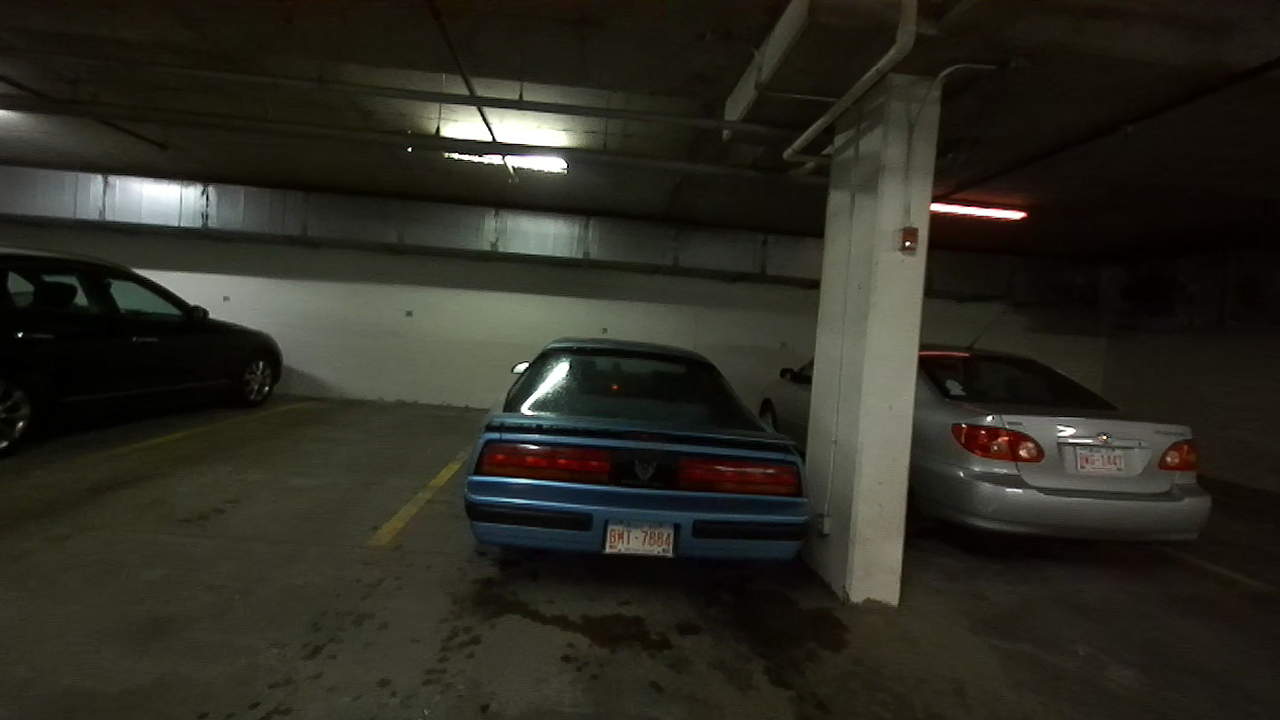
#> input picture left000862.png, 1280 x 720 px
$ python colormap_test.py
#> lines starting #> are read from the running program, lines starting #| are printed output that depends on the picture
import numpy as np
import matplotlib.pyplot as plt
import matplotlib.colors as mcolors

#2D Gaussian function
def twoD_Gaussian(x, y, xo, yo, sigma_x, sigma_y):
    a = 1./(2*sigma_x**2) + 1./(2*sigma_y**2)
    c = 1./(2*sigma_x**2) + 1./(2*sigma_y**2)
    g = np.exp( - (a*((x-xo)**2) + c*((y-yo)**2)))
    return g.ravel()


def transparent_cmap(cmap, N=255):
    "Copy colormap and set alpha values"

    mycmap = cmap
    mycmap._init()
    mycmap._lut[:,-1] = np.linspace(0, 0.8, N+4)
    return mycmap


#Use base cmap to create transparent
mycmap = transparent_cmap(plt.cm.Reds)


# Import image and get x and y extents
I = plt.imread('left000862.png')
#> I is the input picture: shape (720, 1280, 4) float32; mean R, G, B, A 0.169, 0.165, 0.13, 1
p = np.asarray(I).astype('float')
dimensions = I.shape
#> dimensions = (720, 1280, 4)
h = dimensions[0]
#> h = 720
w = dimensions[1]
#> w = 1280
y, x = np.mgrid[0:h, 0:w]

#Plot image and overlay colormap
fig, ax = plt.subplots(1, 1)
ax.imshow(I)
Gauss = twoD_Gaussian(x, y, .5*x.max(), .4*y.max(), .1*x.max(), .1*y.max())
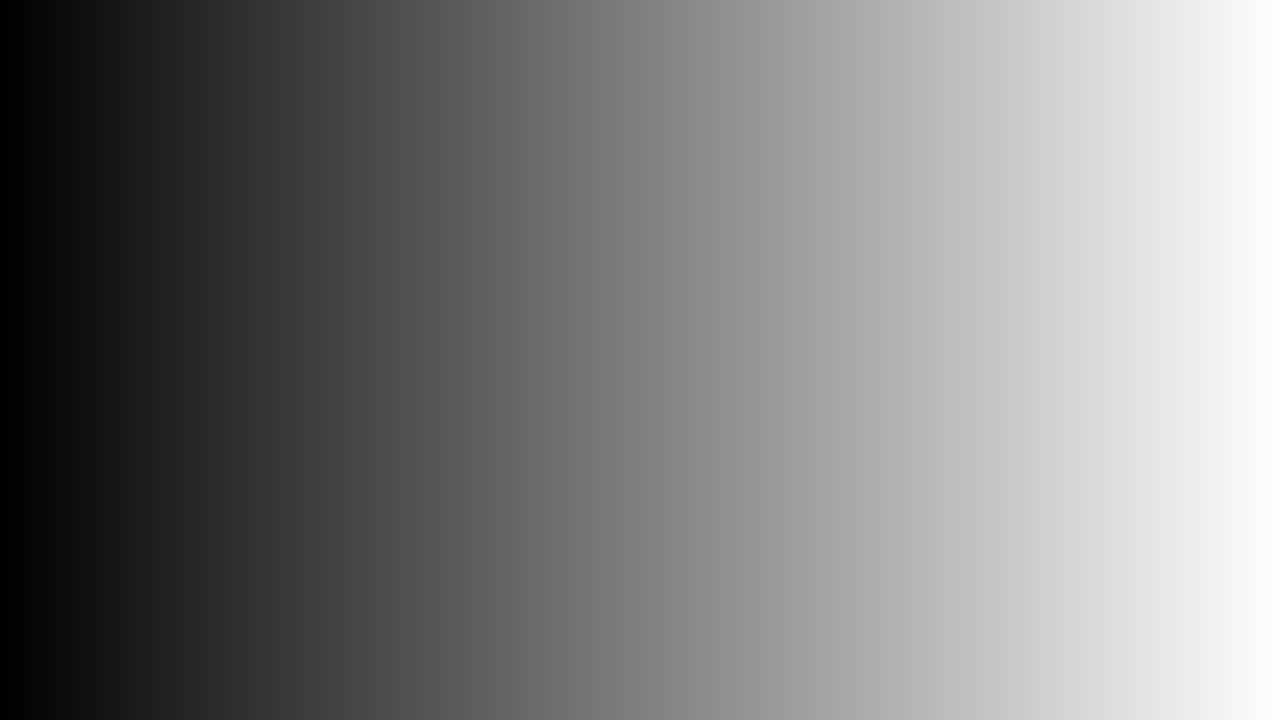
#> x: shape (720, 1280) int64; min 0, max 1279, mean 639.5; drawn with min black and max white
cb = ax.contourf(x, y, Gauss.reshape(x.shape[0], y.shape[1]), 15, cmap=mycmap)
plt.colorbar(cb)
plt.show()
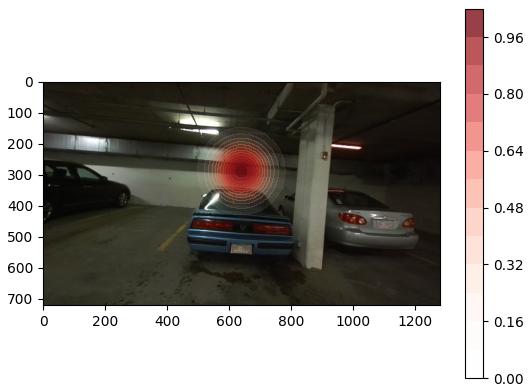
#> figure drawn by matplotlib, 2 panels
